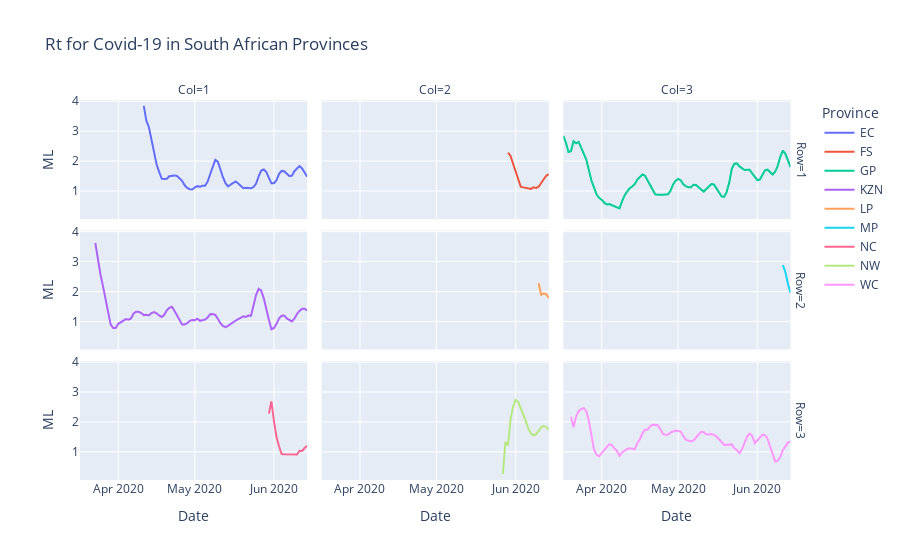

Notebook code for this chart:
### Code cell
fig = px.line(states_grid, x='Date', y='ML', color='Province', facet_row='Row', facet_col='Col',
             title='Rt for Covid-19 in South African Provinces')
fig.update_traces(hovertemplate=None)
fig.update_layout(hovermode="x")
fig.show()
